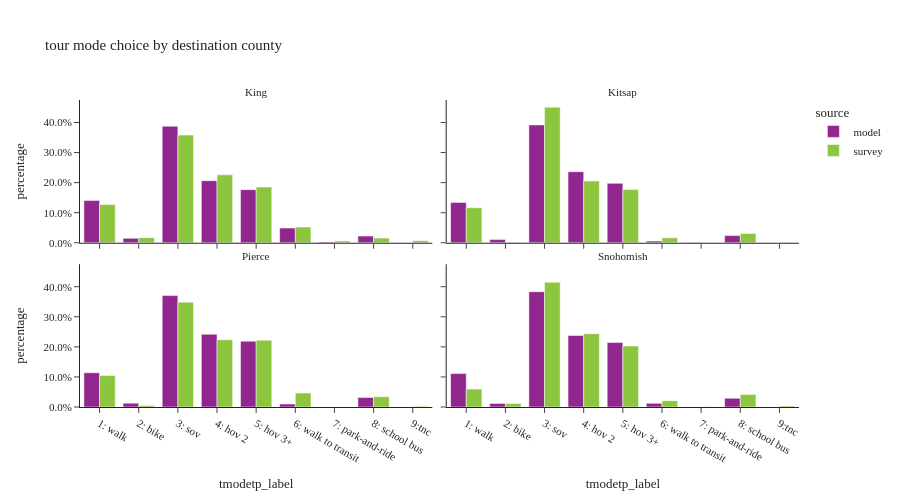

Source (notebook cell):
### Code cell
all_tour = df_tour.filter(pl.col('CountyName').is_in(["King", "Kitsap", "Pierce", "Snohomish"]))
plot_mode_choice(all_tour,'CountyName', "tour mode choice by destination county")

### Figure 1 — Plotly figure (JSON) as saved in the notebook; plotly's stock layout.template omitted (floating-point values rounded to 4 significant figures)
{"data": [{"alignmentgroup": "True", "customdata": [[74699], [1298674], [591906], [49343], [163576], [9367], [471806], [692293]], "hovertemplate": "source=model<br>CountyName=King<br>tmodetp_label=%{x}<br>percentage=%{y}<br>sample_count=%{customdata[0]}<extra></extra>", "legendgroup": "model", "marker": {"color": "#91268F", "pattern": {"shape": ""}}, "name": "model", "offsetgroup": "model", "orientation": "v", "showlegend": true, "textposition": "auto", "type": "bar", "x": ["8: school bus", "3: sov", "5: hov 3+", "2: bike", "6: walk to transit", "7: park-and-ride", "1: walk", "4: hov 2"], "xaxis": "x3", "y": [0.02229, 0.3875, 0.1766, 0.01472, 0.0488, 0.002795, 0.1408, 0.2066], "yaxis": "y3"}, {"alignmentgroup": "True", "customdata": [[45673], [133324], [67234], [8088], [80387], [211], [1864], [3606]], "hovertemplate": "source=model<br>CountyName=Kitsap<br>tmodetp_label=%{x}<br>percentage=%{y}<br>sample_count=%{customdata[0]}<extra></extra>", "legendgroup": "model", "marker": {"color": "#91268F", "pattern": {"shape": ""}}, "name": "model", "offsetgroup": "model", "orientation": "v", "showlegend": false, "textposition": "auto", "type": "bar", "x": ["1: walk", "3: sov", "5: hov 3+", "8: school bus", "4: hov 2", "7: park-and-ride", "6: walk to transit", "2: bike"], "xaxis": "x4", "y": [0.1342, 0.3917, 0.1975, 0.02376, 0.2362, 0.0006199, 0.005476, 0.01059], "yaxis": "y4"}, {"alignmentgroup": "True", "customdata": [[245894], [14332], [11232], [367], [35616], [127891], [271805], [416242]], "hovertemplate": "source=model<br>CountyName=Pierce<br>tmodetp_label=%{x}<br>percentage=%{y}<br>sample_count=%{customdata[0]}<extra></extra>", "legendgroup": "model", "marker": {"color": "#91268F", "pattern": {"shape": ""}}, "name": "model", "offsetgroup": "model", "orientation": "v", "showlegend": false, "textposition": "auto", "type": "bar", "x": ["5: hov 3+", "2: bike", "6: walk to transit", "7: park-and-ride", "8: school bus", "1: walk", "4: hov 2", "3: sov"], "xaxis": "x", "y": [0.2189, 0.01276, 0.009998, 0.0003267, 0.0317, 0.1138, 0.242, 0.3705], "yaxis": "y"}, {"alignmentgroup": "True", "customdata": [[389607], [12043], [29565], [283], [12275], [217923], [241709], [112894]], "hovertemplate": "source=model<br>CountyName=Snohomish<br>tmodetp_label=%{x}<br>percentage=%{y}<br>sample_count=%{customdata[0]}<extra></extra>", "legendgroup": "model", "marker": {"color": "#91268F", "pattern": {"shape": ""}}, "name": "model", "offsetgroup": "model", "orientation": "v", "showlegend": false, "textposition": "auto", "type": "bar", "x": ["3: sov", "2: bike", "8: school bus", "7: park-and-ride", "6: walk to transit", "5: hov 3+", "4: hov 2", "1: walk"], "xaxis": "x2", "y": [0.3834, 0.01185, 0.02909, 0.0002785, 0.01208, 0.2144, 0.2378, 0.1111], "yaxis": "y2"}, {"alignmentgroup": "True", "customdata": [[87], [680], [804], [29], [303], [1271], [2484], [43], [1952], [55]], "hovertemplate": "source=survey<br>CountyName=King<br>tmodetp_label=%{x}<br>percentage=%{y}<br>sample_count=%{customdata[0]}<extra></extra>", "legendgroup": "survey", "marker": {"color": "#8CC63E", "pattern": {"shape": ""}}, "name": "survey", "offsetgroup": "survey", "orientation": "v", "showlegend": true, "textposition": "auto", "type": "bar", "x": ["8: school bus", "6: walk to transit", "5: hov 3+", null, "2: bike", "4: hov 2", "3: sov", "7: park-and-ride", "1: walk", "9:tnc"], "xaxis": "x3", "y": [0.01545, 0.05212, 0.1855, 0.005865, 0.01699, 0.2258, 0.3581, 0.006217, 0.127, 0.00701], "yaxis": "y3"}, {"alignmentgroup": "True", "customdata": [[225], [9], [7], [25], [4], [88], [2], [122], [31]], "hovertemplate": "source=survey<br>CountyName=Kitsap<br>tmodetp_label=%{x}<br>percentage=%{y}<br>sample_count=%{customdata[0]}<extra></extra>", "legendgroup": "survey", "marker": {"color": "#8CC63E", "pattern": {"shape": ""}}, "name": "survey", "offsetgroup": "survey", "orientation": "v", "showlegend": false, "textposition": "auto", "type": "bar", "x": ["3: sov", "6: walk to transit", null, "8: school bus", "2: bike", "5: hov 3+", "9:tnc", "4: hov 2", "1: walk"], "xaxis": "x4", "y": [0.451, 0.01623, 0.0005196, 0.03119, 0.001552, 0.1768, 0.0006713, 0.2056, 0.1164], "yaxis": "y4"}, {"alignmentgroup": "True", "customdata": [[22], [2], [138], [2], [13], [173], [5], [428], [30], [271]], "hovertemplate": "source=survey<br>CountyName=Pierce<br>tmodetp_label=%{x}<br>percentage=%{y}<br>sample_count=%{customdata[0]}<extra></extra>", "legendgroup": "survey", "marker": {"color": "#8CC63E", "pattern": {"shape": ""}}, "name": "survey", "offsetgroup": "survey", "orientation": "v", "showlegend": false, "textposition": "auto", "type": "bar", "x": ["8: school bus", "9:tnc", "5: hov 3+", "7: park-and-ride", "2: bike", "1: walk", null, "3: sov", "6: walk to transit", "4: hov 2"], "xaxis": "x", "y": [0.03427, 0.002161, 0.2218, 0.0004273, 0.004717, 0.1047, 0.01277, 0.3486, 0.04666, 0.2239], "yaxis": "y"}, {"alignmentgroup": "True", "customdata": [[191], [4], [283], [13], [9], [550], [54], [5], [35], [107]], "hovertemplate": "source=survey<br>CountyName=Snohomish<br>tmodetp_label=%{x}<br>percentage=%{y}<br>sample_count=%{customdata[0]}<extra></extra>", "legendgroup": "survey", "marker": {"color": "#8CC63E", "pattern": {"shape": ""}}, "name": "survey", "offsetgroup": "survey", "orientation": "v", "showlegend": false, "textposition": "auto", "type": "bar", "x": ["5: hov 3+", "9:tnc", "4: hov 2", "2: bike", null, "3: sov", "6: walk to transit", "7: park-and-ride", "8: school bus", "1: walk"], "xaxis": "x2", "y": [0.2027, 0.003546, 0.2437, 0.01128, 0.001686, 0.4146, 0.02073, 0.0007949, 0.04137, 0.05951], "yaxis": "y2"}], "layout": {"annotations": [{"font": {}, "showarrow": false, "text": "Pierce", "x": 0.245, "xanchor": "center", "xref": "paper", "y": 0.465, "yanchor": "bottom", "yref": "paper"}, {"font": {}, "showarrow": false, "text": "Snohomish", "x": 0.755, "xanchor": "center", "xref": "paper", "y": 0.465, "yanchor": "bottom", "yref": "paper"}, {"font": {}, "showarrow": false, "text": "King", "x": 0.245, "xanchor": "center", "xref": "paper", "y": 1.0, "yanchor": "bottom", "yref": "paper"}, {"font": {}, "showarrow": false, "text": "Kitsap", "x": 0.755, "xanchor": "center", "xref": "paper", "y": 1.0, "yanchor": "bottom", "yref": "paper"}], "barmode": "group", "font": {"size": 11}, "height": 500, "legend": {"title": {"text": "source"}, "tracegroupgap": 0}, "title": {"text": "tour mode choice by destination county"}, "width": 900, "xaxis": {"anchor": "y", "categoryorder": "category ascending", "domain": [0.0, 0.49], "dtick": 1, "title": {"text": "tmodetp_label"}}, "xaxis2": {"anchor": "y2", "domain": [0.51, 1.0], "matches": "x", "title": {"text": "tmodetp_label"}}, "xaxis3": {"anchor": "y3", "domain": [0.0, 0.49], "matches": "x", "showticklabels": false}, "xaxis4": {"anchor": "y4", "domain": [0.51, 1.0], "matches": "x", "showticklabels": false}, "yaxis": {"anchor": "x", "domain": [0.0, 0.465], "tickformat": ".1%", "title": {"text": "percentage"}}, "yaxis2": {"anchor": "x2", "domain": [0.0, 0.465], "matches": "y", "showticklabels": false, "tickformat": ".1%"}, "yaxis3": {"anchor": "x3", "domain": [0.535, 1.0], "matches": "y", "tickformat": ".1%", "title": {"text": "percentage"}}, "yaxis4": {"anchor": "x4", "domain": [0.535, 1.0], "matches": "y", "showticklabels": false, "tickformat": ".1%"}}}
